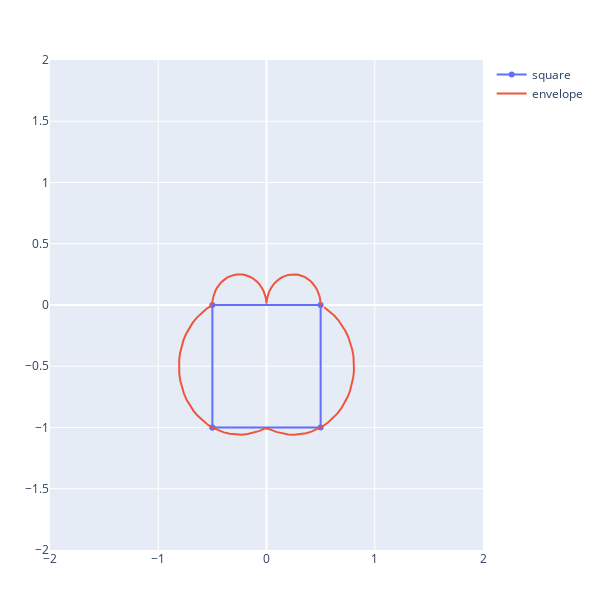

The cell this chart's notebook holds for it:
### Code cell
a = Point(-0.5,-1.0)
b = Point(0.5,-1.0)
c = Point(0.5,0.0)
d = Point(-0.5,0.0)

p = Polygon([a,b,c,d])
p1 = plotgeometry(p, name="square")
p2 = plotenvelope(p)

plot([p1,p2], layout)
